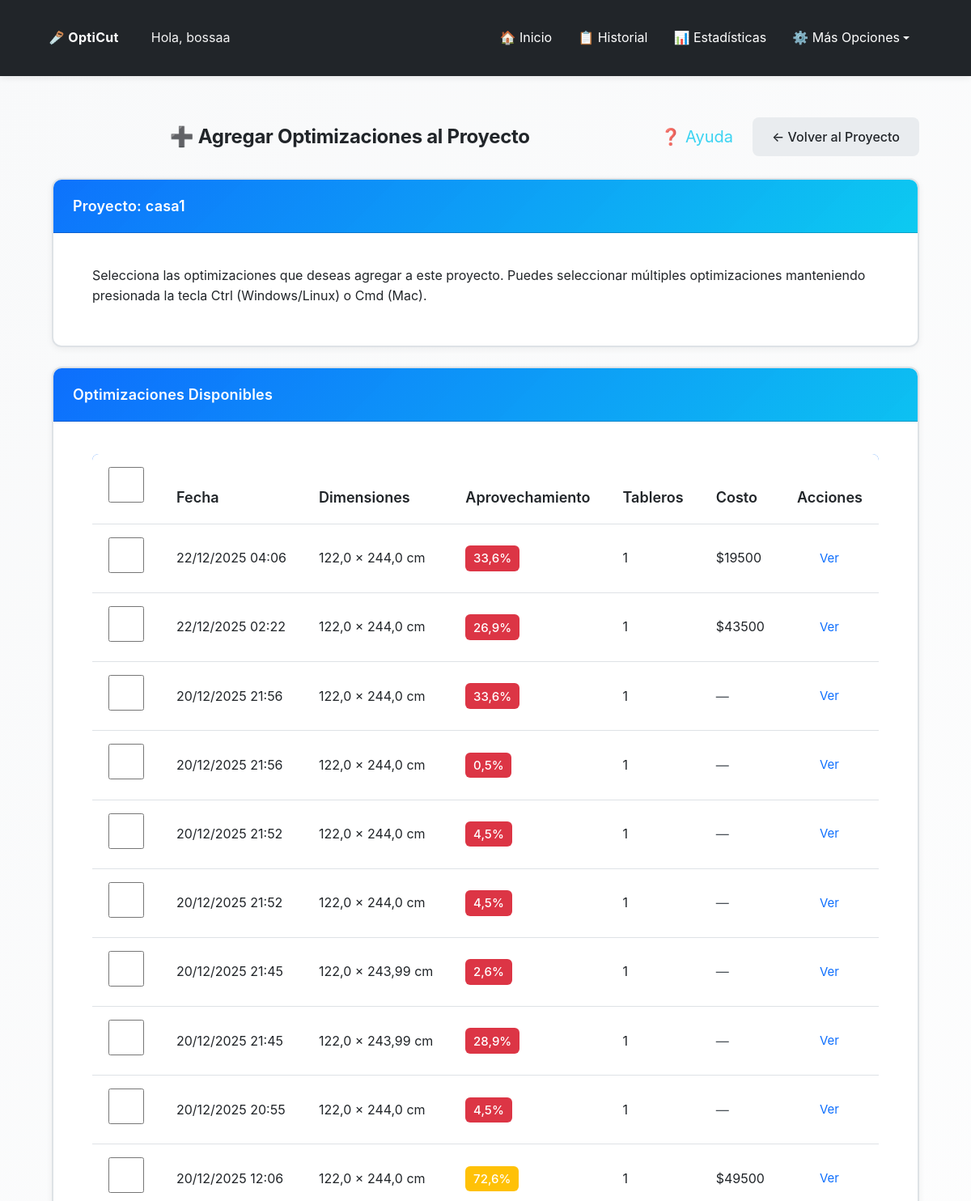
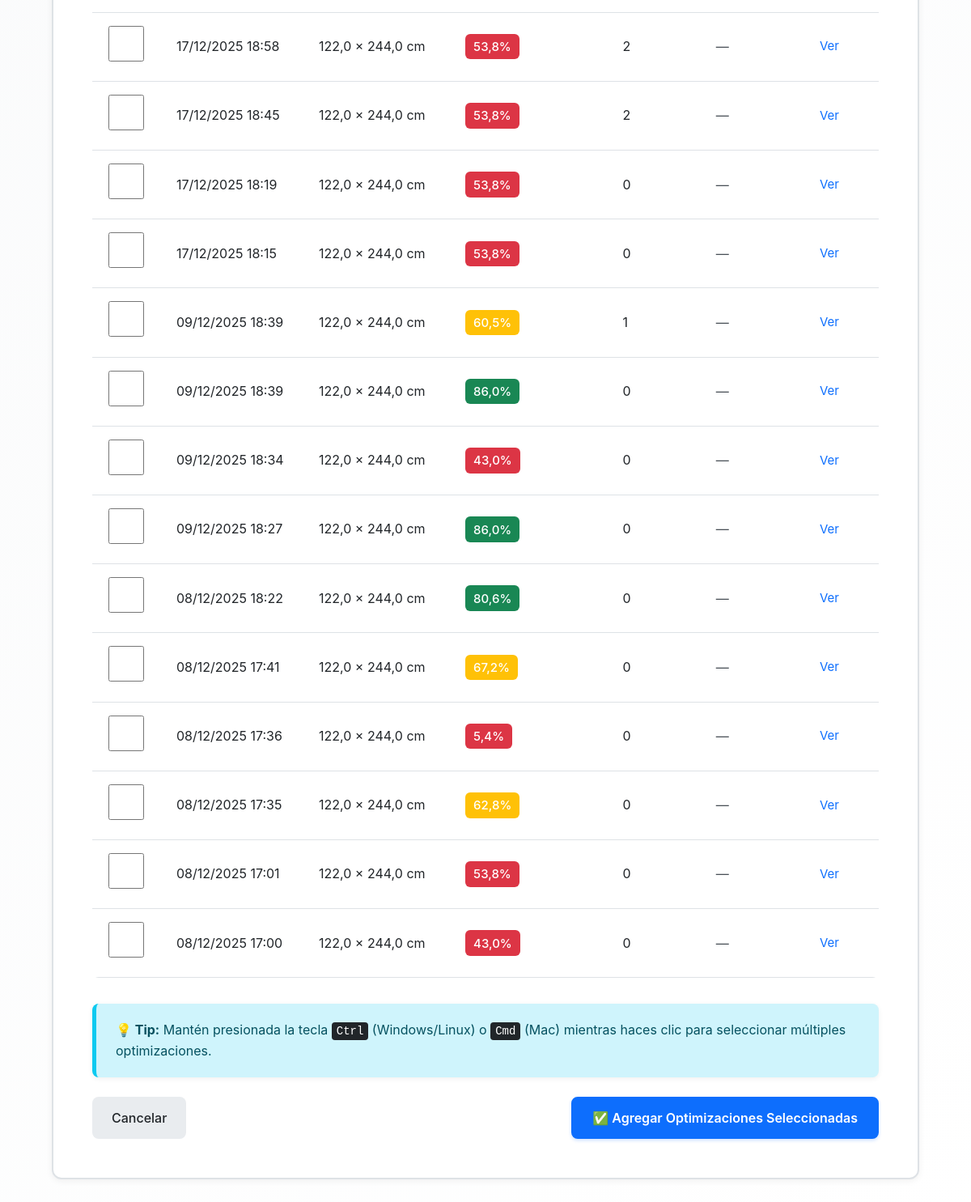
The page /opticut/proyectos/1/agregar-optimizaciones/ (signed in) on the database its author committed (2 pictures, top to bottom).
### opticut/models.py (models this page shows, shortened)
class Proyecto(models.Model):
    usuario = models.ForeignKey(User, on_delete=models.CASCADE, help_text="Usuario propietario del proyecto")
    cliente = models.ForeignKey(
        Cliente,
        on_delete=models.SET_NULL,
        null=True,
        blank=True,
        help_text="Cliente asociado al proyecto (opcional)"
    )
    nombre = models.CharField(max_length=200, help_text="Nombre del proyecto")
    descripcion = models.TextField(blank=True, help_text="Descripción del proyecto")
    fecha_inicio = models.DateField(null=True, blank=True, help_text="Fecha de inicio del proyecto")
    fecha_fin = models.DateField(null=True, blank=True, help_text="Fecha de finalización estimada")
    estado = models.CharField(
        max_length=20,
        choices=[
            ('planificacion', 'Planificación'),
            ('en_proceso', 'En Proceso'),
            ('completado', 'Completado'),
            ('cancelado', 'Cancelado'),
        ],
        default='planificacion',
        help_text="Estado actual del proyecto"
    )
    fecha_creacion = models.DateTimeField(auto_now_add=True)
    fecha_actualizacion = models.DateTimeField(auto_now=True)
    class Meta:
        verbose_name = "Proyecto"
        verbose_name_plural = "Proyectos"
        ordering = ['-fecha_creacion']

class Optimizacion(models.Model):
    UNIDADES_CHOICES = [
        ('cm', 'Centímetros (cm)'),
        ('m', 'Metros (m)'),
        ('in', 'Pulgadas (in)'),
        ('ft', 'Pies (ft)'),
    ]
    usuario = models.ForeignKey(User, on_delete=models.CASCADE)
    fecha = models.DateTimeField(auto_now_add=True)
    ancho_tablero = models.FloatField()  # Siempre guardado en cm (permite decimales)
    alto_tablero = models.FloatField()  # Siempre guardado en cm (permite decimales)
    unidad_medida = models.CharField(max_length=2, choices=UNIDADES_CHOICES, default='cm',
                                     help_text="Unidad de medida usada por el usuario")
    piezas = models.TextField(help_text="Listado de piezas en formato ancho,alto,cantidad")
    imagen = models.ImageField(upload_to='optimizaciones/', null=True, blank=True)
    pdf = models.FileField(upload_to='pdfs/', null=True, blank=True)
    aprovechamiento_total = models.FloatField(default=0)
    favorito = models.BooleanField(default=False)
    permitir_rotacion = models.BooleanField(default=True, help_text="Permitir rotación automática de piezas 90°")
    margen_corte = models.FloatField(default=0.3, help_text="Margen de corte (kerf) en cm (guardado internamente). El valor se ingresa en mm.")
    material = models.ForeignKey(
        Material,
        on_delete=models.SET_NULL,
        null=True,
        blank=True,
        help_text="Material/tablero utilizado (opcional)"
    )
    precio_tablero = models.DecimalField(
        max_digits=10,
        decimal_places=2,
        null=True,
        blank=True,
        help_text="Precio por tablero usado en esta optimización"
    )
    mano_obra = models.DecimalField(
        max_digits=10,
        decimal_places=2,
        default=Decimal('0.00'),
        help_text="Costo de mano de obra (opcional)"
    )
    num_tableros = models.IntegerField(
        default=0,
        help_text="Número de tableros utilizados (calculado automáticamente)"
    )
    def calcular_costo_total(self):
        if self.precio_tablero is None:
            return None
        costo_material = Decimal(str(self.num_tableros)) * self.precio_tablero
        costo_total = costo_material + self.mano_obra
        return costo_total
    def get_costo_total(self):
        costo = self.calcular_costo_total()
        if costo is None:
            return None
        return costo
    cliente = models.ForeignKey(
        'Cliente',
        on_delete=models.SET_NULL,
        null=True,
        blank=True,
        help_text="Cliente asociado a esta optimización (opcional)"
    )
    proyecto = models.ForeignKey(
        'Proyecto',
        on_delete=models.SET_NULL,
        null=True,
        blank=True,
        help_text="Proyecto al que pertenece esta optimización (opcional)"
    )

### opticut/views.py (the view, shortened to what this page needs)
# urls.py: path('proyectos/<int:pk>/agregar-optimizaciones/', views.agregar_optimizaciones_proyecto, name='agregar_optimizaciones_proyecto'),
@login_required
def agregar_optimizaciones_proyecto(request, pk):
    proyecto = get_object_or_404(Proyecto, pk=pk, usuario=request.user)
    optimizaciones_en_proyecto = proyecto.optimizacion_set.values_list('pk', flat=True)
    optimizaciones_disponibles = Optimizacion.objects.filter(
        usuario=request.user
    ).exclude(pk__in=optimizaciones_en_proyecto).order_by('-fecha')
    return render(request, 'opticut/agregar_optimizaciones_proyecto.html', {
        'proyecto': proyecto,
        'optimizaciones_disponibles': optimizaciones_disponibles,
    })

### opticut/context_processors.py (called while the page is built)
def tutorial_context(request):
    if request.user.is_authenticated:
        tiene_optimizaciones = Optimizacion.objects.filter(usuario=request.user).exists()
        return {
            'tiene_optimizaciones': tiene_optimizaciones
        }
    return {
        'tiene_optimizaciones': False
    }

### usuarios/models.py (called while the page is built)
    def get_timeout_segundos_str(self):
        if self.timeout_sesion is None:
            return '1800'  # 30 minutos por defecto
        if self.timeout_sesion == 0:
            return '0'  # Desactivado
        return str(self.timeout_sesion * 60)

### opticut/templates/opticut/agregar_optimizaciones_proyecto.html (shortened to what this page needs)
{% extends 'opticut/base.html' %}
{% load static %}
{% block extra_css %}
<link rel="stylesheet" href="{% static 'opticut/css/historial.css' %}">
{% endblock %}
{% block content %}
<div class="container mt-4">
  <div class="d-flex justify-content-between align-items-center mb-4 fade-in">
    <h2 class="text-center mb-0 flex-grow-1">➕ Agregar Optimizaciones al Proyecto</h2>
    <div class="d-flex gap-2 align-items-center">
      <button type="button" class="btn btn-sm btn-outline-info btn-ayuda-seccion"
              onclick="iniciarTutorialSeccion('agregar_optimizaciones')"
              title="Ayuda sobre agregar optimizaciones">
        ❓ Ayuda
      </button>
      <a href="{% url 'opticut:detalle_proyecto' proyecto.pk %}" class="btn btn-secondary">
        ← Volver al Proyecto
      </a>
    </div>
  </div>
  <div class="card mb-4 fade-in">
    <div class="card-header bg-info text-white">
      <h4 class="mb-0">Proyecto: {{ proyecto.nombre }}</h4>
    </div>
    <div class="card-body">
      <p class="mb-0">Selecciona las optimizaciones que deseas agregar a este proyecto. Puedes seleccionar múltiples optimizaciones manteniendo presionada la tecla Ctrl (Windows/Linux) o Cmd (Mac).</p>
    </div>
  </div>
  {% if optimizaciones_disponibles %}
  <div class="card fade-in">
    <div class="card-header bg-primary text-white">
      <h4 class="mb-0">Optimizaciones Disponibles</h4>
    </div>
    <div class="card-body">
      <form method="post">
        <div class="table-responsive">
          <table class="table table-hover">
            <thead>
              <tr>
                <th class="checkbox-column">
                  <input type="checkbox" id="select-all" title="Seleccionar todas">
                </th>
                <th>Fecha</th>
                <th>Dimensiones</th>
                <th>Aprovechamiento</th>
                <th>Tableros</th>
                <th>Costo</th>
                <th>Acciones</th>
              </tr>
            </thead>
            <tbody>
              {% for opt in optimizaciones_disponibles %}
              <tr>
                <td>
                  <input type="checkbox" name="optimizaciones" value="{{ opt.pk }}" class="optimizacion-checkbox">
                </td>
                <td>{{ opt.fecha|date:"d/m/Y H:i" }}</td>
                <td>{{ opt.ancho_tablero }} × {{ opt.alto_tablero }} cm</td>
                <td>
                  <span class="badge bg-{% if opt.aprovechamiento_total >= 80 %}success{% elif opt.aprovechamiento_total >= 60 %}warning{% else %}danger{% endif %}">
                    {{ opt.aprovechamiento_total|floatformat:1 }}%
                  </span>
                </td>
                <td>{{ opt.num_tableros|default:"0" }}</td>
                <td>
                  {% if opt.get_costo_total %}
                    ${{ opt.get_costo_total|floatformat:0 }}
                  {% else %}
                    <span class="text-muted">—</span>
                  {% endif %}
                </td>
                <td>
                  <a href="{% url 'opticut:resultado' opt.pk %}" class="btn btn-sm btn-outline-primary" target="_blank">Ver</a>
                </td>
              </tr>
              {% endfor %}
            </tbody>
          </table>
        </div>
        <div class="alert alert-info mt-3">
          <strong>💡 Tip:</strong> Mantén presionada la tecla <kbd>Ctrl</kbd> (Windows/Linux) o <kbd>Cmd</kbd> (Mac) mientras haces clic para seleccionar múltiples optimizaciones.
        </div>
        <div class="d-flex justify-content-between mt-4">
          <a href="{% url 'opticut:detalle_proyecto' proyecto.pk %}" class="btn btn-secondary">Cancelar</a>
          <button type="submit" class="btn btn-primary">✅ Agregar Optimizaciones Seleccionadas</button>
        </div>
      </form>
    </div>
  </div>
  {% else %}
  <div class="alert alert-info fade-in">
    <p class="mb-0">No hay optimizaciones disponibles para agregar a este proyecto. Todas tus optimizaciones ya están asociadas a este proyecto o no tienes optimizaciones creadas.</p>
  </div>
  {% endif %}
</div>
{% endblock %}

### opticut/templates/opticut/base.html (shortened to what this page needs)
{% load static %}
<!DOCTYPE html>
<html lang="es" data-theme="light">
<head>
    <link href="https://cdn.jsdelivr.net/npm/bootstrap@5.3.0/dist/css/bootstrap.min.css" rel="stylesheet">
    <link rel="stylesheet" href="https://cdn.jsdelivr.net/npm/intro.js@7.2.0/minified/introjs.min.css">
    <link rel="stylesheet" href="{% static 'opticut/css/main.css' %}">
    <link rel="stylesheet" href="{% static 'opticut/css/accessibility.css' %}">
    {% block extra_css %}{% endblock %}
</head>
<body {% if user.is_authenticated and user.perfil %}data-session-timeout="{{ user.perfil.get_timeout_segundos_str }}" data-perfil-theme="{% if user.perfil.tema_preferido != 'auto' %}{{ user.perfil.tema_preferido }}{% else %}auto{% endif %}"{% endif %}>
    <nav class="navbar navbar-expand-lg navbar-custom">
        <div class="container-fluid">
            <div class="d-flex align-items-center">
                <a class="navbar-brand me-3" href="{% url 'opticut:index' %}">
                    🪚 OptiCut
                </a>
                {% if user.is_authenticated %}
                    <span class="navbar-greeting">Hola, {{ user.username }}</span>
                {% endif %}
            </div>
            <div class="collapse navbar-collapse" id="navbarNav">
                <div class="navbar-nav ms-auto d-flex align-items-center">
                    {% if user.is_authenticated %}
                        <a class="nav-link" href="{% url 'opticut:index' %}">🏠 Inicio</a>
                        <a class="nav-link" href="{% url 'opticut:historial' %}">📋 Historial</a>
                        <a class="nav-link" href="{% url 'opticut:estadisticas' %}">📊 Estadísticas</a>
                        <div class="dropdown">
                            <a class="nav-link dropdown-toggle" href="#" id="navbarDropdown" role="button" data-bs-toggle="dropdown" aria-expanded="false">
                                ⚙️ Más Opciones
                            </a>
                        </div>
                    {% else %}
                        {% block show_auth_buttons %}
                        <a href="{% url 'usuarios:login' %}" class="btn btn-outline-primary btn-sm me-2">🔑 Iniciar sesión</a>
                        <a href="{% url 'usuarios:registro' %}" class="btn btn-outline-success btn-sm">📝 Registrarse</a>
                        {% endblock %}
                    {% endif %}
                </div>
            </div>
        </div>
    </nav>
    <div class="container">
        {% block content %}
        {% endblock %}
    </div>
</body>
</html>

### opticut/static/opticut/css/accessibility.css (style rules this page uses)
* { -webkit-tap-highlight-color: rgba(13, 110, 253, 0.2); }
button, input[type="submit"], input[type="button"], input[type="checkbox"], input[type="radio"] { min-height: 44px; min-width: 44px; }
a.btn { min-height: 44px; display: inline-flex; align-items: center; justify-content: center; }
a:not(.btn) { text-decoration: none; color: var(--accent-primary); font-weight: var(--font-weight-medium); }
.text-muted { color: #495057 !important; font-size: var(--font-size-base); }
::placeholder { color: #6c757d; opacity: 0.8; font-size: var(--font-size-base); }
.navbar-brand, .nav-link, .dropdown-item { font-size: var(--font-size-base) !important; }
.form-group, .mb-3, .mb-4 { margin-bottom: 1.5rem !important; }
h1, h2, h3, h4, h5, h6 { font-weight: var(--font-weight-bold); line-height: 1.4; margin-bottom: 1rem; }
h2 { font-size: var(--font-size-2xl); }
h4 { font-size: var(--font-size-lg); }
.badge { padding: 0.5rem 0.75rem; font-size: var(--font-size-base); font-weight: var(--font-weight-semibold); border-radius: var(--border-radius-md); }
.alert { font-size: var(--font-size-base); padding: 1.25rem 1.5rem; border-left-width: 5px; }
.card { border-width: 2px; }
.card-header { font-size: var(--font-size-lg); padding: 1.25rem 1.5rem; }
.btn-ayuda-seccion { font-size: 1.25rem !important; padding: 0.75rem 1rem !important; min-width: 50px; min-height: 50px; }
.card, .form-control, .form-select, .btn { border-width: 2px; }

### opticut/static/opticut/css/historial.css (style rules this page uses)
.badge { padding: 0.35em 0.65em; border-radius: 6px; font-weight: 500; font-size: 0.9375rem; line-height: 1.4; }
.d-flex.justify-content-between.align-items-center { align-items: center !important; }

### rows shown on the page
Proyecto: nombre "casa1"
Optimizacion: fecha "22/12/2025 04:06", ancho_tablero "122,0", alto_tablero "244,0", aprovechamiento_total "33,6", num_tableros "1", get_costo_total "19500"
Optimizacion: fecha "22/12/2025 02:22", ancho_tablero "122,0", alto_tablero "244,0", aprovechamiento_total "26,9", num_tableros "1", get_costo_total "43500"
Optimizacion: fecha "20/12/2025 21:56", ancho_tablero "122,0", alto_tablero "244,0", aprovechamiento_total "33,6", num_tableros "1"
Optimizacion: fecha "20/12/2025 21:56", ancho_tablero "122,0", alto_tablero "244,0", aprovechamiento_total "0,5", num_tableros "1"
Optimizacion: fecha "20/12/2025 21:52", ancho_tablero "122,0", alto_tablero "244,0", aprovechamiento_total "4,5", num_tableros "1"
Optimizacion: fecha "20/12/2025 21:52", ancho_tablero "122,0", alto_tablero "244,0", aprovechamiento_total "4,5", num_tableros "1"
Optimizacion: fecha "20/12/2025 21:45", ancho_tablero "122,0", alto_tablero "243,99", aprovechamiento_total "2,6", num_tableros "1"
Optimizacion: fecha "20/12/2025 21:45", ancho_tablero "122,0", alto_tablero "243,99", aprovechamiento_total "28,9", num_tableros "1"
Optimizacion: fecha "20/12/2025 20:55", ancho_tablero "122,0", alto_tablero "244,0", aprovechamiento_total "4,5", num_tableros "1"
Optimizacion: fecha "20/12/2025 12:06", ancho_tablero "122,0", alto_tablero "244,0", aprovechamiento_total "72,6", num_tableros "1", get_costo_total "49500"
Optimizacion: fecha "17/12/2025 18:58", ancho_tablero "122,0", alto_tablero "244,0", aprovechamiento_total "53,8", num_tableros "2"
Optimizacion: fecha "17/12/2025 18:45", ancho_tablero "122,0", alto_tablero "244,0", aprovechamiento_total "53,8", num_tableros "2"
Optimizacion: fecha "17/12/2025 18:19", ancho_tablero "122,0", alto_tablero "244,0", aprovechamiento_total "53,8", num_tableros "0"
Optimizacion: fecha "17/12/2025 18:15", ancho_tablero "122,0", alto_tablero "244,0", aprovechamiento_total "53,8", num_tableros "0"
Optimizacion: fecha "09/12/2025 18:39", ancho_tablero "122,0", alto_tablero "244,0", aprovechamiento_total "60,5", num_tableros "1"
Optimizacion: fecha "09/12/2025 18:39", ancho_tablero "122,0", alto_tablero "244,0", aprovechamiento_total "86,0", num_tableros "0"
Optimizacion: fecha "09/12/2025 18:34", ancho_tablero "122,0", alto_tablero "244,0", aprovechamiento_total "43,0", num_tableros "0"
Optimizacion: fecha "09/12/2025 18:27", ancho_tablero "122,0", alto_tablero "244,0", aprovechamiento_total "86,0", num_tableros "0"
Optimizacion: fecha "08/12/2025 18:22", ancho_tablero "122,0", alto_tablero "244,0", aprovechamiento_total "80,6", num_tableros "0"
Optimizacion: fecha "08/12/2025 17:41", ancho_tablero "122,0", alto_tablero "244,0", aprovechamiento_total "67,2", num_tableros "0"
Optimizacion: fecha "08/12/2025 17:36", ancho_tablero "122,0", alto_tablero "244,0", aprovechamiento_total "5,4", num_tableros "0"
Optimizacion: fecha "08/12/2025 17:35", ancho_tablero "122,0", alto_tablero "244,0", aprovechamiento_total "62,8", num_tableros "0"
Optimizacion: fecha "08/12/2025 17:01", ancho_tablero "122,0", alto_tablero "244,0", aprovechamiento_total "53,8", num_tableros "0"
Optimizacion: fecha "08/12/2025 17:00", ancho_tablero "122,0", alto_tablero "244,0", aprovechamiento_total "43,0", num_tableros "0"

### other values the page prints
{{ user.username }} "bossaa"
